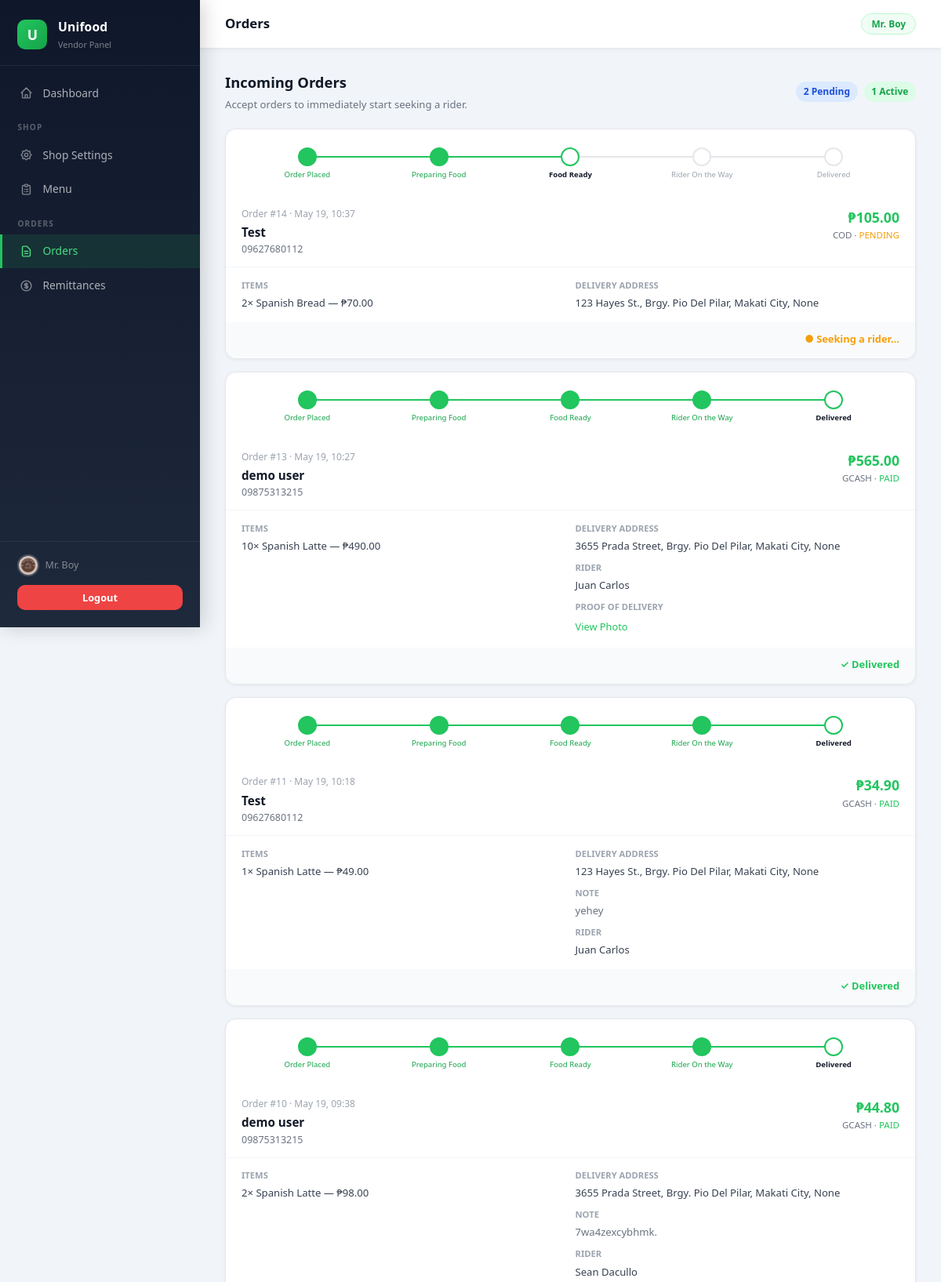
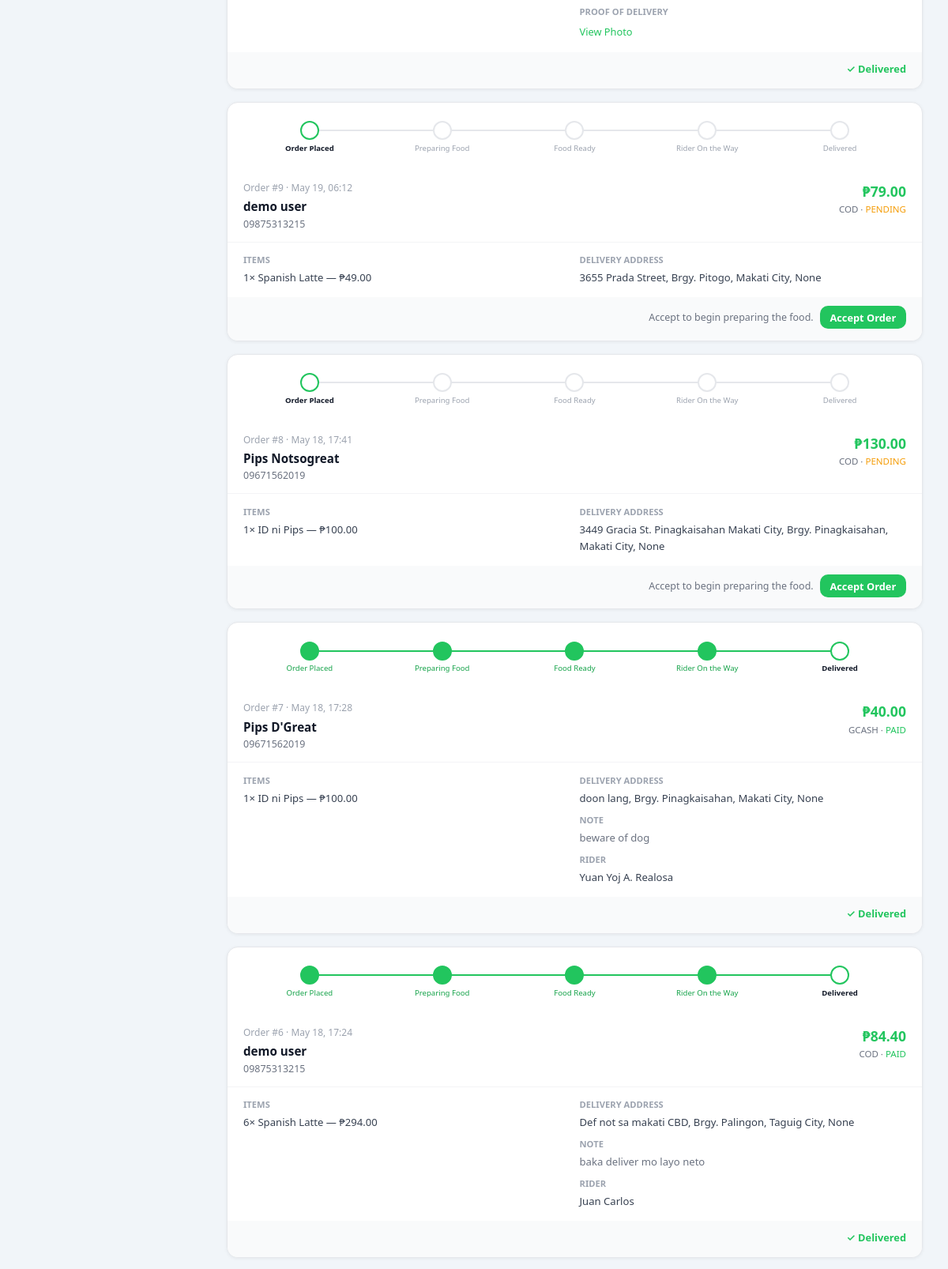
The page /vendor/orders (signed in, upper part) on the database its author committed (2 pictures, top to bottom).
### models.py (models this page shows, shortened)
class Vendor(db.Model):
    __tablename__ = 'vendors'
    id = db.Column(db.Integer, primary_key=True)
    shop_name = db.Column(db.String(100), nullable=False)
    email = db.Column(db.String(120), unique=True, nullable=False)
    password_hash = db.Column(db.String(256), nullable=False)
    phone = db.Column(db.String(20))
    cover_banner = db.Column(db.String(255))
    shop_logo = db.Column(db.String(255))
    shop_type = db.Column(db.String(50), default='restaurant')  # restaurant, cafe, bakery, etc.
    address = db.Column(db.String(255))
    business_address = db.Column(db.String(255))
    business_city = db.Column(db.String(100))
    vendor_barangay = db.Column(db.String(100))  # used for shipping distance calc
    description = db.Column(db.Text)
    proposal = db.Column(db.Text)
    status = db.Column(db.String(20), default='pending')
    created_at = db.Column(db.DateTime, default=datetime.utcnow)
    categories = db.relationship('Category', backref='vendor', lazy=True,
                                 cascade='all, delete-orphan')
    menu_items = db.relationship('MenuItem', backref='vendor', lazy=True,
                                 cascade='all, delete-orphan')
    orders = db.relationship('Order', backref='vendor', lazy=True,
                              foreign_keys='Order.vendor_id')

class Order(db.Model):
    __tablename__ = 'orders'
    id = db.Column(db.Integer, primary_key=True)
    customer_id = db.Column(db.Integer, db.ForeignKey('customers.id'), nullable=False)
    vendor_id = db.Column(db.Integer, db.ForeignKey('vendors.id'), nullable=False)
    rider_id = db.Column(db.Integer, db.ForeignKey('riders.id'), nullable=True)
    voucher_id = db.Column(db.Integer, db.ForeignKey('vouchers.id'), nullable=True)
    status = db.Column(db.String(30), default='pending')
    payment_method = db.Column(db.String(20))
    payment_status = db.Column(db.String(20), default='pending')
    subtotal = db.Column(db.Float, default=0)
    discount = db.Column(db.Float, default=0)
    total = db.Column(db.Float, default=0)
    delivery_address = db.Column(db.String(255))
    province = db.Column(db.String(100))
    region = db.Column(db.String(100))
    city = db.Column(db.String(100))
    barangay = db.Column(db.String(100))
    gcash_reference = db.Column(db.String(50))
    notes = db.Column(db.Text)
    proof_of_delivery = db.Column(db.String(255))
    delivery_phase = db.Column(db.String(30), default='going_to_vendor')
    shipping_fee = db.Column(db.Float, default=0.0)   # rider\'s delivery earnings
    distance_km = db.Column(db.Float, nullable=True)  # calculated vendor→customer distance
    created_at = db.Column(db.DateTime, default=datetime.utcnow)
    updated_at = db.Column(db.DateTime, default=datetime.utcnow, onupdate=datetime.utcnow)
    items = db.relationship('OrderItem', backref='order', lazy=True,
                            cascade='all, delete-orphan')
    voucher = db.relationship('Voucher', backref='orders', lazy=True)

class Customer(db.Model):
    __tablename__ = 'customers'
    id = db.Column(db.Integer, primary_key=True)
    name = db.Column(db.String(100), nullable=False)
    email = db.Column(db.String(120), unique=True, nullable=False)
    password_hash = db.Column(db.String(256), nullable=False)
    phone = db.Column(db.String(20))
    address = db.Column(db.String(255))
    province = db.Column(db.String(100))
    region = db.Column(db.String(100))
    city = db.Column(db.String(100))
    barangay = db.Column(db.String(100))
    status = db.Column(db.String(20), default='pending')  # active, suspended, banned, pending
    id_document = db.Column(db.String(255), nullable=True)
    created_at = db.Column(db.DateTime, default=datetime.utcnow)
    orders = db.relationship('Order', backref='customer', lazy=True)
    voucher_usages = db.relationship('VoucherUsage', backref='customer', lazy=True)

class OrderItem(db.Model):
    __tablename__ = 'order_items'
    id = db.Column(db.Integer, primary_key=True)
    order_id = db.Column(db.Integer, db.ForeignKey('orders.id'), nullable=False)
    menu_item_id = db.Column(db.Integer, db.ForeignKey('menu_items.id'), nullable=True)
    name = db.Column(db.String(100), nullable=False)
    quantity = db.Column(db.Integer, nullable=False)
    price = db.Column(db.Float, nullable=False)
    selected_addons = db.relationship('OrderItemAddon', backref='order_item',
                                      lazy=True, cascade='all, delete-orphan')

class Rider(db.Model):
    __tablename__ = 'riders'
    id = db.Column(db.Integer, primary_key=True)
    name = db.Column(db.String(100), nullable=False)
    email = db.Column(db.String(120), unique=True, nullable=False)
    password_hash = db.Column(db.String(256))
    phone = db.Column(db.String(20))
    vehicle_type = db.Column(db.String(50))
    license_number = db.Column(db.String(50))
    id_number = db.Column(db.String(50))
    profile_picture = db.Column(db.String(255))  # uploaded profile photo
    cor_document = db.Column(db.String(255))
    school_id_document = db.Column(db.String(255))
    psa_document = db.Column(db.String(255))
    unit_photo = db.Column(db.String(255))
    plate_photo = db.Column(db.String(255))
    valid_license = db.Column(db.String(255))
    drivers_license = db.Column(db.String(255))
    status = db.Column(db.String(20), default='pending')
    rejection_reason = db.Column(db.Text)
    is_online = db.Column(db.Boolean, default=False)
    location = db.Column(db.String(255))
    current_lat = db.Column(db.Float, nullable=True)
    current_lng = db.Column(db.Float, nullable=True)
    avg_rating = db.Column(db.Float, default=5.0)
    total_ratings = db.Column(db.Integer, default=0)
    total_accepted = db.Column(db.Integer, default=0)
    total_offered = db.Column(db.Integer, default=0)
    created_at = db.Column(db.DateTime, default=datetime.utcnow)
    orders = db.relationship('Order', backref='rider', lazy=True)

### routes/vendor.py (the view)
@vendor_bp.route('/orders')
@vendor_required
def orders():
    vendor = Vendor.query.get(session['vendor_id'])
    orders_list = Order.query.filter_by(vendor_id=vendor.id).order_by(
        Order.created_at.desc()).all()
    return render_template('vendor/orders.html', vendor=vendor, orders=orders_list)

### templates/vendor/orders.html (shortened to what this page needs)
{% extends 'vendor/base.html' %}
{% block page_title %}Orders{% endblock %}
{% block content %}
<div style="margin-bottom:1.25rem;display:flex;align-items:center;justify-content:space-between;flex-wrap:wrap;gap:.5rem;">
  <div>
    <h2 style="margin:0;font-size:1.15rem;">Incoming Orders</h2>
    <p style="margin:.2rem 0 0;font-size:.82rem;color:#6b7280;">Accept orders to immediately start seeking a rider.</p>
  </div>
  <div style="display:flex;gap:.5rem;">
    <span class="badge badge-info">{{ orders|selectattr('status','eq','pending')|list|length }} Pending</span>
    <span class="badge badge-success">{{ orders|selectattr('status','ne','pending')|selectattr('status','ne','delivered')|selectattr('status','ne','cancelled')|list|length }} Active</span>
  </div>
</div>
{% if orders %}
{% set status_order = ['pending','preparing','ready_for_pickup','out_for_delivery','delivered'] %}
{% set step_labels  = ['Order Placed','Preparing Food','Food Ready','Rider On the Way','Delivered'] %}
{% for order in orders %}
{% if order.status != 'cancelled' %}
<div class="order-card">
  <div style="padding:.85rem 1.25rem .25rem;">
    <div class="steps-row">
      {% set cur = status_order.index(order.status) if order.status in status_order else 0 %}
      {% for lbl in step_labels %}
        {% set idx = loop.index0 %}
        <div class="ostep {{ 'done' if idx < cur else ('active' if idx == cur else '') }}">
          <div class="ostep-dot">{{ '' if idx < cur else '' }}</div>
          <div class="ostep-label">{{ lbl }}</div>
        </div>
      {% endfor %}
    </div>
  </div>
  <div class="oc-head">
    <div>
      <div style="font-size:.75rem;color:#9ca3af;margin-bottom:.15rem;">Order #{{ order.id }} · {{ order.created_at.strftime('%b %d, %H:%M') }}</div>
      <div style="font-size:.95rem;font-weight:700;color:#111827;">{{ order.customer.name }}</div>
      <div style="font-size:.78rem;color:#6b7280;">{{ order.customer.phone or '' }}</div>
    </div>
    <div style="text-align:right;">
      <div style="font-size:1.1rem;font-weight:800;color:#22c55e;">&#8369;{{ '%.2f'|format(order.total) }}</div>
      <div style="font-size:.72rem;color:#6b7280;">{{ order.payment_method|upper }} · <span style="color:{{ '#22c55e' if order.payment_status=='paid' else '#f59e0b' }}">{{ order.payment_status|upper }}</span></div>
    </div>
  </div>
  <div class="oc-body">
    <div>
      <div class="oc-label">Items</div>
      <div style="font-size:.82rem;color:#374151;line-height:1.6;">
        {% for item in order.items %}{{ item.quantity }}× {{ item.name }} — &#8369;{{ '%.2f'|format(item.price * item.quantity) }}<br>{% endfor %}
      </div>
    </div>
    <div>
      <div class="oc-label">Delivery Address</div>
      <div class="oc-val">{{ order.delivery_address }}, Brgy. {{ order.barangay }}, {{ order.city }}, {{ order.province }}</div>
      {% if order.notes %}<div style="margin-top:.5rem;"><div class="oc-label">Note</div><div class="oc-val" style="color:#6b7280;">{{ order.notes }}</div></div>{% endif %}
      {% if order.rider %}<div style="margin-top:.5rem;"><div class="oc-label">Rider</div><div class="oc-val">{{ order.rider.name }}</div></div>{% endif %}
      {% if order.proof_of_delivery %}<div style="margin-top:.5rem;"><div class="oc-label">Proof of Delivery</div><a href="{{ url_for('static', filename=order.proof_of_delivery) }}" target="_blank" style="font-size:.8rem;color:#22c55e;">View Photo</a></div>{% endif %}
    </div>
  </div>
  <div class="oc-foot">
    {% if order.status == 'pending' %}
    <span style="font-size:.78rem;color:#6b7280;">Accept to begin preparing the food.</span>
    <form method="POST" action="{{ url_for('vendor.order_confirm', order_id=order.id) }}">
      <button class="btn btn-primary btn-sm">Accept Order</button>
    </form>
    {% elif order.status == 'preparing' %}
    <span style="font-size:.78rem;color:#d97706;font-weight:600;">&#9679; Preparing food…</span>
    <form method="POST" action="{{ url_for('vendor.order_ready', order_id=order.id) }}">
      <button class="btn btn-sm" style="background:#16a34a;color:#fff;">Food is Prepared</button>
    </form>
    {% elif order.status == 'ready_for_pickup' %}
    <span style="font-size:.8rem;color:#f59e0b;font-weight:600;">&#9679; Seeking a rider…</span>
    {% elif order.status == 'out_for_delivery' %}
    <span style="font-size:.8rem;color:#3b82f6;font-weight:600;">&#9679; Rider on the way</span>
    {% elif order.status == 'delivered' %}
    <span style="font-size:.8rem;color:#22c55e;font-weight:600;">&#10003; Delivered</span>
    {% endif %}
  </div>
</div>
{% endif %}
{% endfor %}
{% endif %}
{% endblock %}

### templates/vendor/base.html (shortened to what this page needs)
<!DOCTYPE html>
<html lang="en">
<head>
<link rel="stylesheet" href="{{ url_for('static', filename='css/main.css') }}">
</head>
<body>
<div style="display:flex;min-height:100vh;">
  <aside class="v-sidebar">
    <div class="v-logo">
      <div class="v-logo-icon">U</div>
      <div>
        <div class="v-logo-name">Unifood</div>
        <div class="v-logo-sub">Vendor Panel</div>
      </div>
    </div>
    <nav class="v-nav">
      <a href="{{ url_for('vendor.dashboard') }}" class="{% if request.endpoint == 'vendor.dashboard' %}active{% endif %}">
        <svg class="v-nav-icon" fill="none" stroke="currentColor" viewBox="0 0 24 24"><path stroke-linecap="round" stroke-linejoin="round" stroke-width="2" d="M3 12l2-2m0 0l7-7 7 7M5 10v10a1 1 0 001 1h3m10-11l2 2m-2-2v10a1 1 0 01-1 1h-3m-6 0a1 1 0 001-1v-4a1 1 0 011-1h2a1 1 0 011 1v4a1 1 0 001 1m-6 0h6"/></svg>
        Dashboard
      </a>
      <div class="v-nav-section">Shop</div>
      <a href="{{ url_for('vendor.shop') }}" class="{% if request.endpoint == 'vendor.shop' %}active{% endif %}">
        Shop Settings
      </a>
      <a href="{{ url_for('vendor.menu') }}" class="{% if request.endpoint in ('vendor.menu','vendor.item_add','vendor.item_edit','vendor.categories') %}active{% endif %}">
        <svg class="v-nav-icon" fill="none" stroke="currentColor" viewBox="0 0 24 24"><path stroke-linecap="round" stroke-linejoin="round" stroke-width="2" d="M9 5H7a2 2 0 00-2 2v12a2 2 0 002 2h10a2 2 0 002-2V7a2 2 0 00-2-2h-2M9 5a2 2 0 002 2h2a2 2 0 002-2M9 5a2 2 0 012-2h2a2 2 0 012 2m-3 7h3m-3 4h3m-6-4h.01M9 16h.01"/></svg>
        Menu
      </a>
      <div class="v-nav-section">Orders</div>
      <a href="{{ url_for('vendor.orders') }}" class="{% if request.endpoint == 'vendor.orders' %}active{% endif %}">
        <svg class="v-nav-icon" fill="none" stroke="currentColor" viewBox="0 0 24 24"><path stroke-linecap="round" stroke-linejoin="round" stroke-width="2" d="M9 12h6m-6 4h6m2 5H7a2 2 0 01-2-2V5a2 2 0 012-2h5.586a1 1 0 01.707.293l5.414 5.414a1 1 0 01.293.707V19a2 2 0 01-2 2z"/></svg>
        Orders
      </a>
      <a href="{{ url_for('vendor.remittances') }}" class="{% if request.endpoint == 'vendor.remittances' %}active{% endif %}">
        Remittances
      </a>
    </nav>
    <div class="v-sidebar-footer">
      <div class="v-vendor-chip">
        {% if session.get('vendor_logo') %}
        <img src="{{ url_for('static', filename=session.get('vendor_logo')) }}"
             style="width:28px;height:28px;border-radius:50%;object-fit:cover;flex-shrink:0;border:2px solid rgba(255,255,255,.2);">
        {% else %}
        <div class="v-vendor-dot"></div>
        {% endif %}
        <span>{{ session.get('vendor_name','') }}</span>
      </div>
      <a href="{{ url_for('vendor.logout') }}" class="btn btn-danger btn-sm btn-full">Logout</a>
    </div>
  </aside>
  <div class="v-main">
    <header class="v-topbar">
      <span class="v-topbar-title">{% block page_title %}Dashboard{% endblock %}</span>
      <span class="v-topbar-badge">{{ session.get('vendor_name','') }}</span>
    </header>
    <main class="v-content">
      {% block content %}{% endblock %}
    </main>
  </div>
</div>
</body>
</html>

### rows shown on the page
Vendor: get "Mr. Boy"
Order: status "ready_for_pickup" (drawn), step_labels "Order Placed" "Preparing Food" "Food Ready" "Rider On the Way" "Delivered", id "14", created_at "May 19, 10:37", customer.name "Test", customer "09627680112", total "105.00", payment_method "COD", payment_status "PENDING", delivery_address "123 Hayes St.", barangay "Pio Del Pilar", city "Makati City", province "None"
OrderItem: quantity "2", name "Spanish Bread", item.price*item.quantity "70.00"
Order: status "delivered" (drawn), step_labels "Order Placed" "Preparing Food" "Food Ready" "Rider On the Way" "Delivered", id "13", created_at "May 19, 10:27", customer.name "demo user", customer "09875313215", total "565.00", payment_method "GCASH", payment_status "PAID", delivery_address "3655 Prada Street", barangay "Pio Del Pilar", city "Makati City", province "None", rider.name "Juan Carlos"
OrderItem: quantity "10", name "Spanish Latte", item.price*item.quantity "490.00"
Order: status "delivered" (drawn), step_labels "Order Placed" "Preparing Food" "Food Ready" "Rider On the Way" "Delivered", id "11", created_at "May 19, 10:18", customer.name "Test", customer "09627680112", total "34.90", payment_method "GCASH", payment_status "PAID", delivery_address "123 Hayes St.", barangay "Pio Del Pilar", city "Makati City", province "None", notes "yehey", rider.name "Juan Carlos"
OrderItem: quantity "1", name "Spanish Latte", item.price*item.quantity "49.00"
Order: status "delivered" (drawn), step_labels "Order Placed" "Preparing Food" "Food Ready" "Rider On the Way" "Delivered", id "10", created_at "May 19, 09:38", customer.name "demo user", customer "09875313215", total "44.80", payment_method "GCASH", payment_status "PAID", delivery_address "3655 Prada Street", barangay "Pio Del Pilar", city "Makati City", province "None", notes "7wa4zexcybhmk.", rider.name "Sean Dacullo"
OrderItem: quantity "2", name "Spanish Latte", item.price*item.quantity "98.00"
Order: status "pending" (drawn), step_labels "Order Placed" "Preparing Food" "Food Ready" "Rider On the Way" "Delivered", id "9", created_at "May 19, 06:12", customer.name "demo user", customer "09875313215", total "79.00", payment_method "COD", payment_status "PENDING", delivery_address "3655 Prada Street", barangay "Pitogo", city "Makati City", province "None"
OrderItem: quantity "1", name "Spanish Latte", item.price*item.quantity "49.00"
Order: status "pending" (drawn), step_labels "Order Placed" "Preparing Food" "Food Ready" "Rider On the Way" "Delivered", id "8", created_at "May 18, 17:41", customer.name "Pips Notsogreat", customer "09671562019", total "130.00", payment_method "COD", payment_status "PENDING", delivery_address "3449 Gracia St. Pinagkaisahan Makati City", barangay "Pinagkaisahan", city "Makati City", province "None"
OrderItem: quantity "1", name "ID ni Pips", item.price*item.quantity "100.00"
Order: status "delivered" (drawn), step_labels "Order Placed" "Preparing Food" "Food Ready" "Rider On the Way" "Delivered", id "7", created_at "May 18, 17:28", customer.name "Pips D'Great", customer "09671562019", total "40.00", payment_method "GCASH", payment_status "PAID", delivery_address "doon lang", barangay "Pinagkaisahan", city "Makati City", province "None", notes "beware of dog", rider.name "Yuan Yoj A. Realosa"
OrderItem: quantity "1", name "ID ni Pips", item.price*item.quantity "100.00"
Order: status "delivered" (drawn), step_labels "Order Placed" "Preparing Food" "Food Ready" "Rider On the Way" "Delivered", id "6", created_at "May 18, 17:24", customer.name "demo user", customer "09875313215", total "84.40", payment_method "COD", payment_status "PAID", delivery_address "Def not sa makati CBD", barangay "Palingon", city "Taguig City", province "None", notes "baka deliver mo layo neto", rider.name "Juan Carlos"
OrderItem: quantity "6", name "Spanish Latte", item.price*item.quantity "294.00"

### other values the page prints
{{ orders|selectattr('status','eq','pending')|list|length }} "2"
